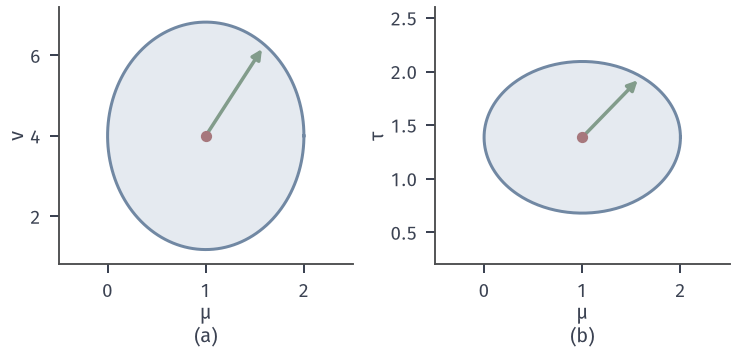

This chart was generated by the following Python code:
"""Same tangent vector in two coordinates at N(1,4). (a) (mu,v): G=diag(1/4,1/32); (b) (mu,tau=ln v): G=diag(1/4,1/2).
Ellipse (1/2) d^T G d = 0.125; vector (0.6, 2.263) in (a) equals (0.6, 0.566) in (b) (dv = v dtau), both on the ellipse."""
from pathlib import Path
import sys
HERE = Path(__file__).resolve().parent
sys.path.insert(0, str(HERE.parent/"igeo-common"))
from common import *

fig, (a, b) = figure(width_mm=104, height_mm=50, ncols=2)
eps = 0.125; ang = np.linspace(0, 2*np.pi, 300)
dtau = np.sqrt((2*eps-0.25*0.36)/0.5); dvec_b = np.array([0.6, dtau]); dvec_a = np.array([0.6, 4*dtau])
for ax, c, G, dv, lab in ((a, (1, 4), (0.25, 1/32), dvec_a, r'$v$'), (b, (1, np.log(4)), (0.25, 0.5), dvec_b, r'$\tau$')):
    ra, rb = np.sqrt(2*eps/G[0]), np.sqrt(2*eps/G[1])
    ax.fill(c[0]+ra*np.cos(ang), c[1]+rb*np.sin(ang), color=BLUE_FILL, lw=0)
    ax.plot(c[0]+ra*np.cos(ang), c[1]+rb*np.sin(ang), color=BLUE, lw=1.2)
    ax.annotate('', xy=(c[0]+dv[0], c[1]+dv[1]), xytext=c, arrowprops=dict(arrowstyle='-|>', color=GREEN, lw=1.4, mutation_scale=8))
    ax.scatter([c[0]], [c[1]], s=14, color=RED, zorder=5)
    ax.set_xlabel(r'$\mu$', labelpad=1); ax.set_ylabel(lab, labelpad=1)
a.set_xlim(-0.5, 2.5); a.set_ylim(0.8, 7.2)
b.set_xlim(-0.5, 2.5); b.set_ylim(0.2, 2.6)
tag(a, '(a)', y=-0.24); tag(b, '(b)', y=-0.24)
q_a = 0.5*(0.25*dvec_a[0]**2+dvec_a[1]**2/32); q_b = 0.5*(0.25*dvec_b[0]**2+0.5*dvec_b[1]**2)
save(fig, HERE, 'figure', {'vec_a': dvec_a.tolist(), 'vec_b': dvec_b.tolist(), 'quad_a': q_a, 'quad_b': q_b})
